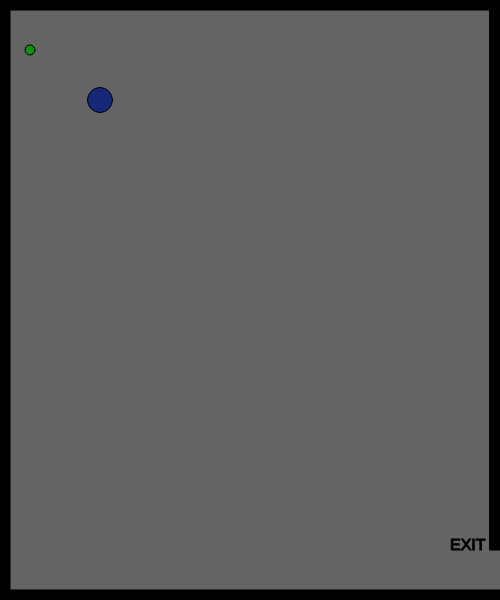
Frame 1 (no input)
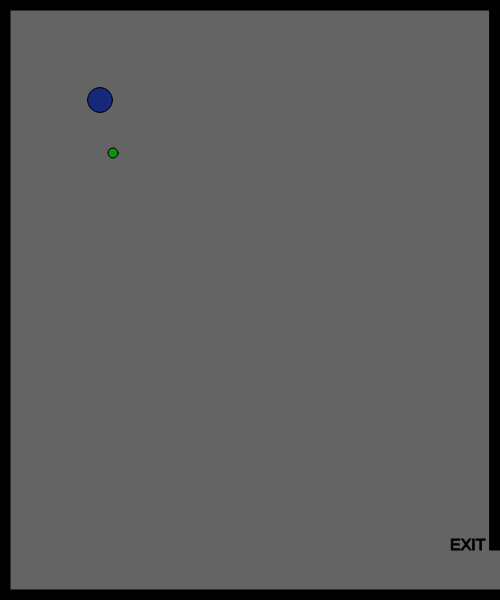
Frame 60 (no input)
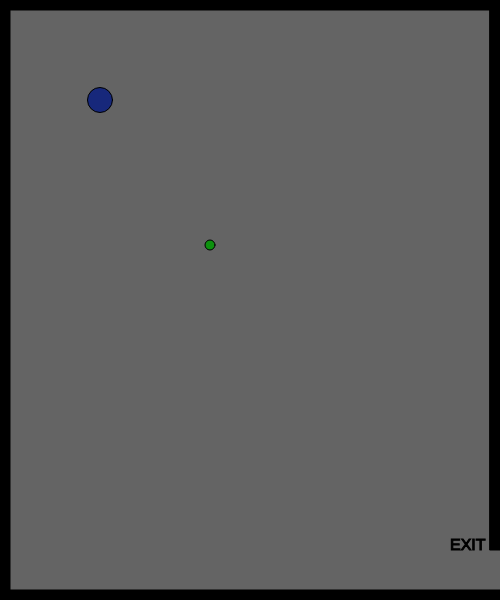
Frame 120 (the mouse pressed at the canvas centre since frame 60)

The p5.js sketch that drew these frames (run headless with seeded random() and noise() and a simulated clock; from frame 60 on, the mouse is pressed at the canvas centre):

// p5.js sketch
// ── sketch.js

   var characterX = 100;
   var characterY = 100; 

   var W = 87;
   var S = 83;
   var A = 65; 
   var D = 68; 

   var shapeX = 30;
   var shapeY = 50;
   var shapeXspeed;
   var shapeYspeed;


   var mouseshapeX;
   var mouseshapeY;
   var mouseClicked;
   function setup()
   {
     createCanvas(500,600);

     shapeXspeed = Math.floor(Math.random() * (Math.floor(Math.random() * 5)) + 1);
     shapeYspeed = Math.floor(Math.random() * (Math.floor(Math.random() * 5)) + 1);
   }

function draw()
{
     background(100);
     stroke(0);
     fill(0);

   rect (0,0,width,10);

   rect (0,0,10,height);

   rect (0,height-10, width, 10);

   rect (width-10,0,10,height-50);


   textSize(16);
   text("EXIT", width-50,height-50)

   
   fill(23,40,123);
   circle(characterX,characterY,25);

   
   if(keyIsDown(W))
  {
      characterY -= 10;
  }
   if(keyIsDown(S))
  {
    characterY += 10;
  }
  if(keyIsDown(A))
  {
    characterX -= 10;
  }
  if(keyIsDown(D))
  {
    characterX += 10;
  }

  
  fill(13,145,14);

  circle(shapeX, shapeY, 10);
  
  shapeXspeed = Math.floor(Math.random() * (Math.floor(Math.random() * 5)) + 1);
  shapeYspeed = Math.floor(Math.random() * (Math.floor(Math.random() * 5)) + 1);

  
  
  shapeX += shapeXspeed;
  shapeY += shapeYspeed;

  if(shapeX > width)
  {
    shapeX = 0;
  }
  if(shapeX  < 0)
  {
    shapeX = width;
  }
  if(shapeY > height)
  {
    shapeY = 0;
  }
  if(shapeY < 0)
  {
    shapeY = height;
  }

  
  if(characterX > width && characterY > width-50)
  {
    fill(0);
    stroke(5);
    textSize(26);
    text("You win!", width/2-50, height/2-50);
  }

  
  fill(120,130,140);
  circle(mouseshapeX,mouseshapeY,25);
}   
  function mouseClicked()
{
  mouseshapeX = mouseX;
  mouseshapeY = mouseY;
}
